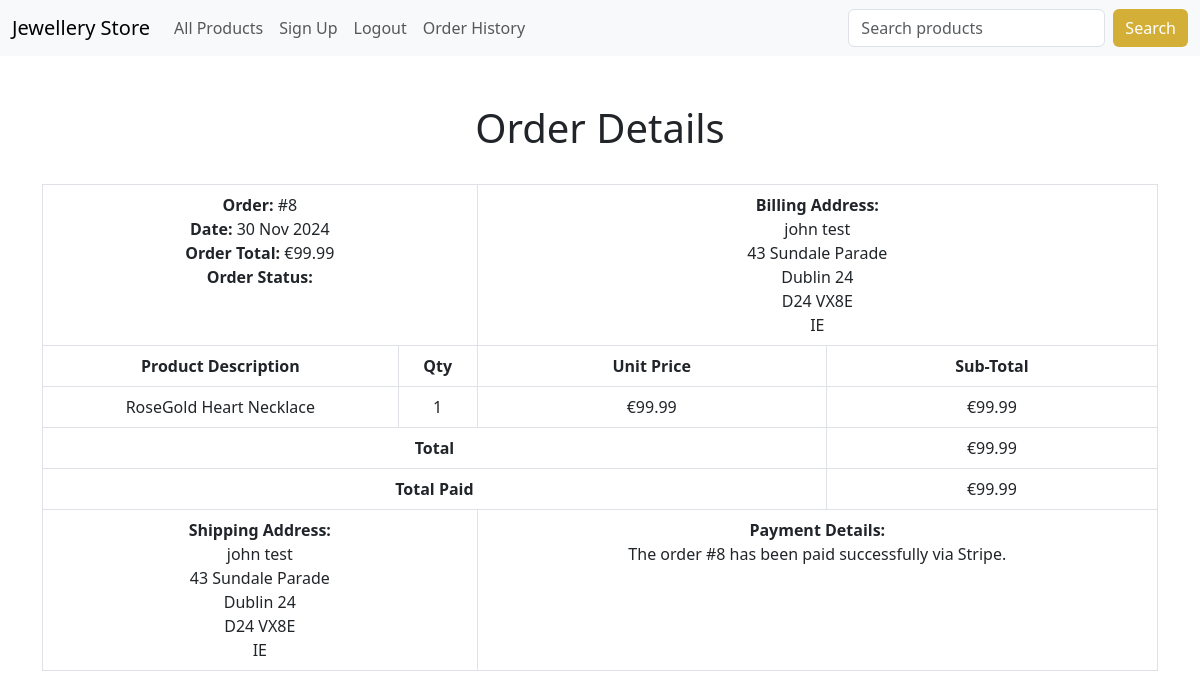
The page /order/8/ (signed in) on the database its author committed.
### order/models.py (models this page shows, shortened)
class Order(models.Model):
    token = models.CharField(max_length=250, blank=True)
    total = models.DecimalField(max_digits=10, decimal_places=2, verbose_name='Euro Order Total')
    emailAddress = models.EmailField(max_length=250, blank=True, verbose_name='Email Address')
    created = models.DateTimeField(auto_now_add=True)
    billingName = models.CharField(max_length=250, blank=True)
    billingAddress1 = models.CharField(max_length=250, blank=True)
    billingCity = models.CharField(max_length=250, blank=True)
    billingPostcode = models.CharField(max_length=10, blank=True)
    billingCountry = models.CharField(max_length=200, blank=True)
    shippingName = models.CharField(max_length=250, blank=True)
    shippingAddress1 = models.CharField(max_length=250, blank=True)
    shippingCity = models.CharField(max_length=250, blank=True)
    shippingPostcode = models.CharField(max_length=10, blank=True)
    shippingCountry = models.CharField(max_length=200, blank=True)
    class Meta:
        db_table = 'Order'
        ordering = ['-created']

class OrderItem(models.Model):
    product = models.CharField(max_length=250)
    quantity = models.IntegerField()
    price = models.DecimalField(max_digits=10, decimal_places=2, verbose_name='Euro Price')
    order = models.ForeignKey(Order, on_delete=models.CASCADE)
    class Meta:
        db_table = 'OrderItem'
    def sub_total(self):
        return self.quantity * self.price

### order/views.py (the view)
# urls.py: path('<int:order_id>/', views.orderDetail.as_view(), name='order_detail'),
class orderDetail(LoginRequiredMixin, View):
    def get(self, request, order_id):
        if request.user.is_authenticated:
            email = str(request.user.email)
            order = Order.objects.get(id=order_id, emailAddress=email)
            order_items = OrderItem.objects.filter(order=order)
        return render(request, 'order_detail.html', {'order': order, 'order_items': order_items})

### cart/context_processors.py (called while the page is built)
def counter(request):
    item_count = 0
    if 'admin' in request.path:
        return {}
    else:
        try:
            cart = Cart.objects.get(cart_id=_cart_id(request))
            cart_items = CartItem.objects.filter(cart=cart, active=True)
            for cart_item in cart_items:
                item_count += cart_item.quantity
        except Cart.DoesNotExist:
            item_count = 0
    return {'item_count': item_count}

### cart/views.py (called while the page is built)
def _cart_id(request):
    cart = request.session.session_key
    if not cart:
        cart = request.session.create()
    return cart

### order/templates/order_detail.html (shortened to what this page needs)
{% extends "base.html" %}
{% load static %}
{% block content %}
<div>
    <div class="text-center">
        <br>
        <h1 class="text-center my_title">Order Details</h1>
        <br>
        <table class="table table-bordered">
            <tr>
                <td class="text-left" colspan="2">
                    <b>Order: </b>#{{ order.id }}<br>
                    <b>Date: </b>{{ order.created|date:"d M Y" }}<br>
                    <b>Order Total: </b>€{{ order.total }}<br>
                    <b>Order Status: </b>
                <td class="text-left" colspan="2">
                    <b>Billing Address: </b><br>
                    {{ order.billingName }}<br>
                    {{ order.billingAddress1 }}<br>
                    {{ order.billingCity }}<br>
                    {{ order.billingPostcode }}<br>
                    {{ order.billingCountry }}<br>
                </td>
            </tr>
            <tr>
                <td><b>Product Description</b></td>
                <td><b>Qty</b></td>
                <td><b>Unit Price</b></td>
                <td><b>Sub-Total</b></td>
            </tr>
            {% for item in order_items %}
            <tr>
                <td>{{ item.product }}</td>
                <td>{{ item.quantity }}</td>
                <td>€{{ item.price }}</td>
                <td>€{{ item.sub_total }}</td>
            </tr>
            {% endfor %}
            <tr>
                <td class="text-right" colspan="3"><b>Total</b></td>
                <td>€{{ order.total }}</td>
            </tr>
            <tr>
                <td class="text-right" colspan="3"><b>Total Paid</b></td>
                <td>€{{ order.total }}</td>
            </tr>
            <tr>
                <td class="text-left" colspan="2">
                    <b>Shipping Address: </b><br>
                    {{ order.shippingName }}<br>
                    {{ order.shippingAddress1 }}<br>
                    {{ order.shippingCity }}<br>
                    {{ order.shippingPostcode }}<br>
                    {{ order.shippingCountry }}<br>
                </td>
                <td class="text-left" colspan="2">
                    <b>Payment Details: </b><br>
                    The order #{{ order.id }} has been paid successfully via Stripe.
                </td>
            </tr>
        </table>
    </div>
</div>
{% endblock content %}

### rows shown on the page
Order: id "8", created "30 Nov 2024", total "99.99", billingName "john test", billingAddress1 "43 Sundale Parade", billingCity "Dublin 24", billingPostcode "D24 VX8E", billingCountry "IE", shippingName "john test", shippingAddress1 "43 Sundale Parade", shippingCity "Dublin 24", shippingPostcode "D24 VX8E", shippingCountry "IE"
OrderItem: product "RoseGold Heart Necklace", quantity "1", price "99.99", sub_total "99.99"
